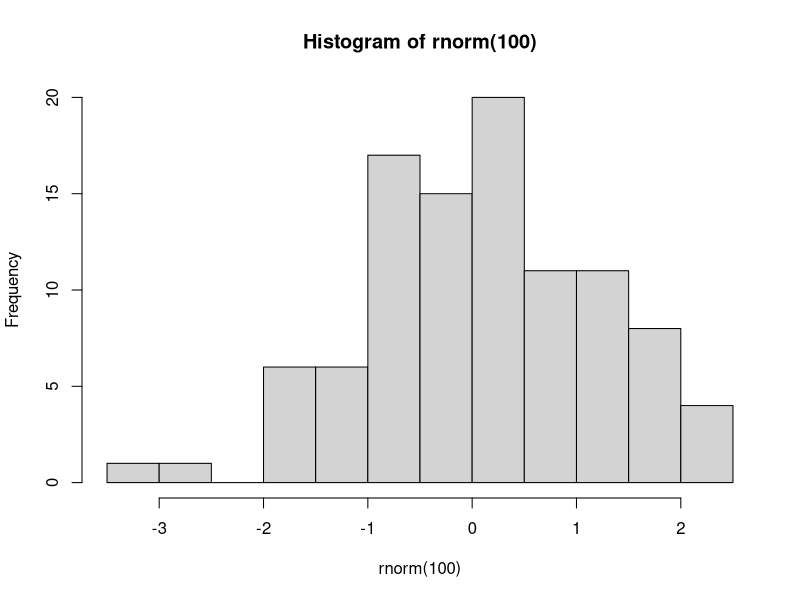

Source code (R):
## ---- chunk 1
#| echo: false
x<-3
2+2

## ---- chunk 2
#| label: tbl-one
#| tbl-cap: "This is a great table"
knitr::kable(mtcars)

## ---- chunk 3
#| label: fig-hist
#| fig-cap: "This is a histogram"
hist(rnorm(100))
## ---- chunk 4
1 + 1
## ---- chunk 5
#| echo: false
2 * 2
